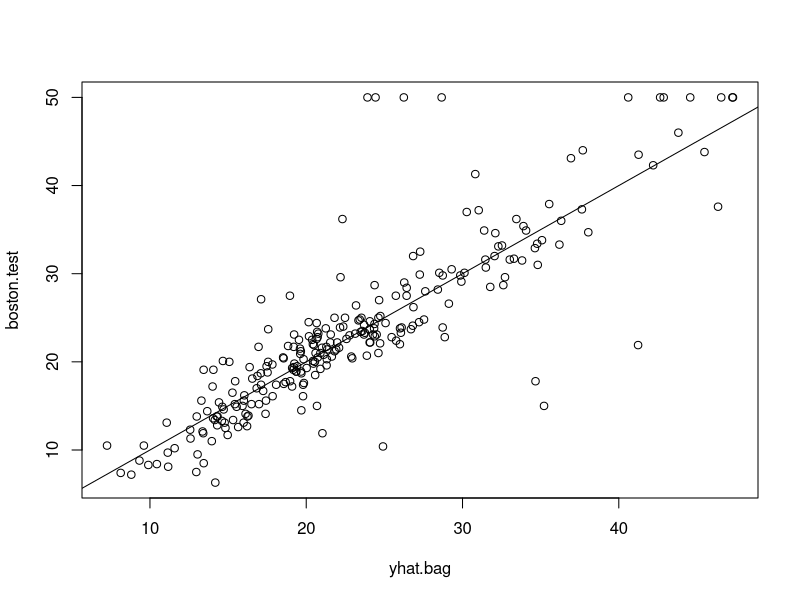
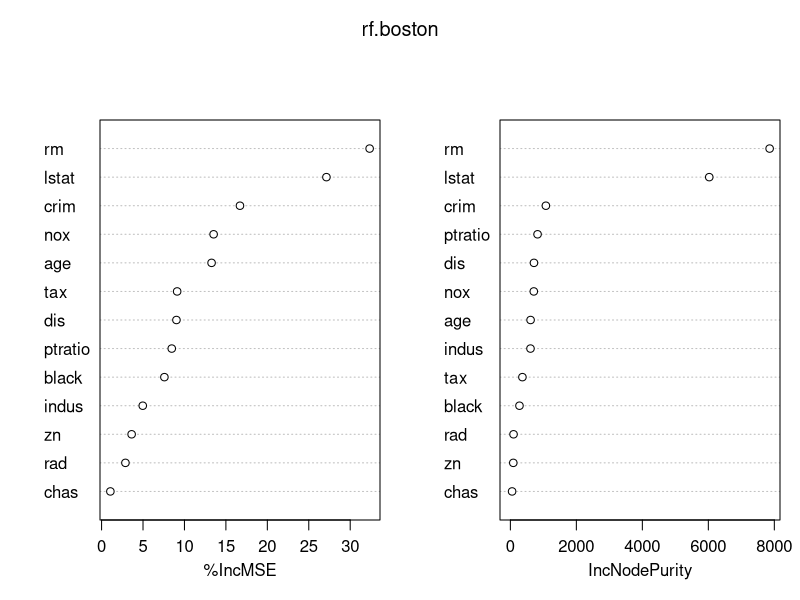

Write R code to recreate these figures, in order.
######################Chapter 8 - Bagging and Random Forest###########################

##Here we apply Bagging and Random Forest to Boston data using randomForest package in R.
##Note that bagging is just a special case of random forest with m = p, hence the function randomForest() can be used to perform both random forest and bagging.

library(MASS) ##For Boston data set.
##install.packages("randomForest")
library(randomForest)

?Boston
data(Boston)
dim(Boston) ##A 506 x 14 variable data set.
summary(Boston)
str(Boston)
names(Boston)

set.seed(1)
train =sample(1:nrow(Boston), nrow(Boston)/2)
boston.test =Boston[-train, "medv"]

####Bagging#####
set.seed(1)
?randomForest
bag.boston =randomForest(medv~., data=Boston, subset =train, mtry=13, importance=TRUE)
## The argument mtry=13 indicates that all 13 variables should be considered at every split. i.e. Bagging must be done.
bag.boston
names(bag.boston)

##Now let us check how well bagging performs on test data.
yhat.bag =predict(bag.boston, newdata =Boston[-train, ])
plot(yhat.bag, boston.test)
abline(0, 1)
mean((yhat.bag-boston.test)^2)  ##13.47
##Test MSE associated with a bagged regression tree is 13.47 almost half of what is obtained by a optimally pruned single tree.
##We can change the number of tree grown by ntree argument.

bag.boston =randomForest(medv~., data=Boston, subset =train, mtry=13, ntree=25)
yhat.bag =predict(bag.boston, newdata =Boston[-train, ])
mean((yhat.bag-boston.test)^2) ##13.43

#### Random Forest ####
##Growing a random forest proceeds almost the same way except that we use a smaller value for mtry argument.

## By default, randomForest() uses mtry = p/3 when building a random forest of regression trees.
## and uses mtry =sqrt(p) when builing a random forest of classification trees.
set.seed(1)
rf.boston =randomForest(medv~., data =Boston, subset =train, mtry =6, importance =TRUE)
yhat.rf =predict(rf.boston, newdata =Boston[-train, ])
mean((yhat.rf-boston.test)^2) ##The test MSE is 11.31, which implies randfom forest provided an improvement over bagging.

##Using the importance() function we can veiw the importance of each variable.
?importance
importance(rf.boston)
##Two measures of variable importance are reported. 
##The former (%IncMSE) is based on mean decrease of accuracy in predictions on out of bag samples.
##The later is a measure of the total decrease in node impurity that results froms splits over that variable averaged over all trees.
##For regression trees, the node impurity is measured by training RSS while for classification trees by deviance.
##Plots of these measures can be generated by function varImpPlot().
?varImpPlot
varImpPlot(rf.boston)

rm(list =ls())
